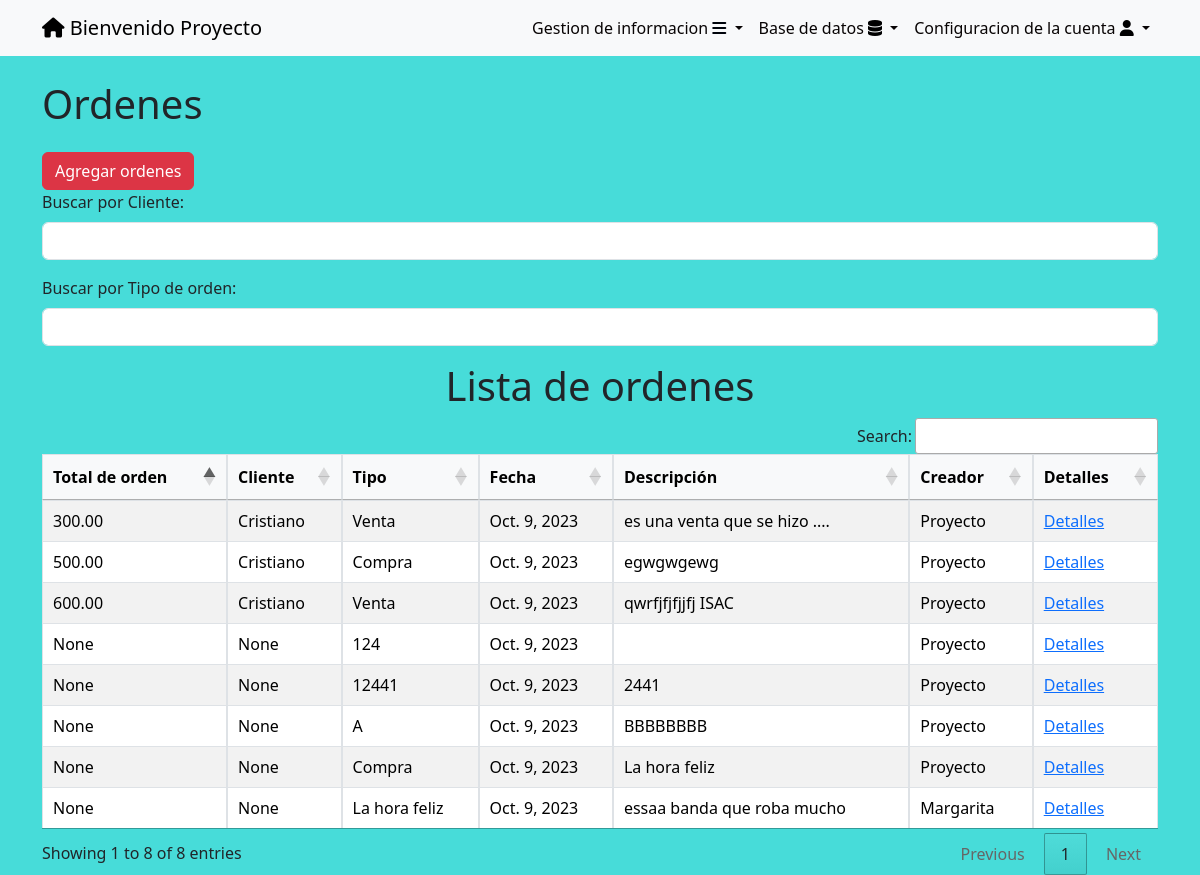
The page /ordenes/ (signed in) on the database its author committed.
### tasks/models.py (models this page shows, shortened)
class Orden(models.Model):
    COMPRA = 'Compra'
    VENTA = 'Venta'
    ESTADO_CHOICES = [
        (COMPRA, 'Compra'),
        (VENTA, 'Venta'),
    ]
    tipoOrden = models.CharField(blank=True, max_length=100,null=True,choices=ESTADO_CHOICES,)
    fechaorden = models.DateField(auto_now_add=True,null=True,blank=True)
    idCliente = models.ForeignKey(Cliente,null=True,blank=True,on_delete=models.CASCADE)
    idProveedor = models.ForeignKey(Proveedor,null=True,blank=True,on_delete=models.CASCADE)
    idProducto = models.ForeignKey(Producto,null=True,blank=True,on_delete=models.CASCADE)
    idServicio = models.ForeignKey(Servicio,null=True,blank=True,on_delete=models.CASCADE)
    cantidadProductos = models.IntegerField(null=True,blank=True)
    precioUnitarioProducto = models.DecimalField(max_digits=10,decimal_places=2,null=True,blank=True)
    subtotalProductos = models.DecimalField(max_digits=10,decimal_places=2,null=True,blank=True)
    cantidadServicios = models.IntegerField(null=True,blank=True)
    precioUnitarioServicios = models.DecimalField(max_digits=10,decimal_places=2,null=True,blank=True)
    subtotalServicio = models.DecimalField(max_digits=10,decimal_places=2,null=True,blank=True)
    totalOrden =  models.DecimalField(max_digits=10,decimal_places=2,null=True,blank=True)
    descripcion = models.TextField(max_length=100,blank=True,null=True)
    user = models.ForeignKey(User, on_delete=models.CASCADE,blank=True, null=True)
    idEmpleado = models.ForeignKey(Usuario,null=True,blank=True,on_delete=models.CASCADE)

class Cliente(models.Model):
    nombre = models.CharField(max_length=50)
    MAYORISTA = 'Mayorista'
    COMUN = 'Comun'
    ESTADO_CHOICES = [
        (MAYORISTA, 'Mayorista'),
        (COMUN, 'Comun'),
    ]
    tipocliente = models.CharField(max_length=100, blank=True, null=True, choices=ESTADO_CHOICES)
    direccion = models.CharField(max_length=100,blank=True,null=True)
    fecharegistro = models.DateTimeField(auto_now_add=True, blank=True, null=True)
    fechanacimiento = models.DateField( blank=True, null=True)
    correo = models.EmailField( blank=True, null=True)
    celular = models.CharField(max_length=100, blank=True, null=True)
    referencias = models.CharField(max_length=50, blank=True, null=True)
    user = models.ForeignKey(User, on_delete=models.CASCADE,blank=True, null=True)
    def __str__(self):
        return self.nombre

### tasks/views.py (the view)
# urls.py: path('ordenes/',views.ordenes,name='ordenes'),
@login_required
def ordenes(request):
    if request.user.is_superuser:
        ordenes = Orden.objects.all().order_by('tipoOrden')
    else:
        ordenes = Orden.objects.filter(user=request.user).order_by('tipoOrden')
    return render(request,'ordenes.html',{
        'ordenes':ordenes,
    })

### tasks/templates/ordenes.html (shortened to what this page needs)
{% extends 'base.html' %}
{% block content %}
<body>
    <div class="container mt-4">
        <a href="/ordenes/" class="text-dark text-decoration-none"><h1>Ordenes</h1></a>
        <a href="/ordenes/create/" class="btn btn-danger mt-3">Agregar ordenes</a>
        <div class="mb-3">
            <label for="filtroCliente" class="form-label">Buscar por Cliente:</label>
            <input type="text" class="form-control" id="filtroCliente">
        </div>
        <div class="mb-3">
            <label for="filtroTipo" class="form-label">Buscar por Tipo de orden:</label>
            <input type="text" class="form-control" id="filtroTipo">
        </div>
        <div class="table-responsive rounded">
            <center><h1>Lista de ordenes</h1></center>
            <table id="tablaOrdenes" class="table table-bordered table-striped ">
                <thead class="thead-dark">
                    <tr>
                        <th>Total de orden</th>
                        <th>Cliente</th>
                        <th>Tipo</th>
                        <th>Fecha</th>
                        <th>Descripción</th>
                        <th>Creador</th>
                        <th>Detalles </th>
                    </tr>
                </thead>
                <tbody>
                    {% for orden in ordenes %}
                    <tr>
                        <td>{{ orden.totalOrden}}</td>
                        <td>{{ orden.idCliente}}</td>
                        <td>{{ orden.tipoOrden }}</td>
                        <td>{{ orden.fechaorden}}</td>
                        <td>{{ orden.descripcion }}</td>
                        <td>{{ orden.user.username }}</td>
                        <td><a href="{% url 'orden_detail' orden.id %}">Detalles</a></td>
                    </tr>
                    {% endfor %}
                </tbody>
            </table>
        </div>
    </div>
</body>
<link rel="stylesheet" type="text/css" href="https://cdn.datatables.net/1.11.5/css/jquery.dataTables.css">
<link rel="stylesheet" type="text/css" href="https://cdn.datatables.net/buttons/2.1.0/css/buttons.dataTables.min.css">
{% endblock %}

### tasks/templates/base.html (shortened to what this page needs)
<!DOCTYPE html>
<html lang="en">
<head>
    <link rel="stylesheet" href="https://cdn.jsdelivr.net/npm/bootstrap@5.3.2/dist/css/bootstrap.min.css">
    <link rel="stylesheet" href="https://cdnjs.cloudflare.com/ajax/libs/font-awesome/6.4.2/css/all.min.css">
    <link rel="stylesheet" href="https://cdn.jsdelivr.net/npm/bootstrap@5.3.2/dist/css/bootstrap.min.css">
</head>
<body>
    <nav class="navbar navbar-expand-lg bg-body-tertiary">
        <div class="container">
            {% if user.is_authenticated %}
            <a class="navbar-brand" href="/" id="uno"> <i class="fa-solid fa-house" style="color: #000000;"></i>
                Bienvenido {{user.username}}</a>
            {% endif %}
            {% if user.is_authenticated %}
            <div class="collapse navbar-collapse" id="navbarSupportedContent">
                <ul class="navbar-nav ms-auto">
                    <li class="nav-item dropdown">
                        <a class="nav-link dropdown-toggle" href="#" role="button" data-bs-toggle="dropdown"
                            aria-expanded="false">
                            Gestion de informacion <i class="fa-solid fa-bars" style="color: #00040b;"></i>
                        </a>
                    </li>
                    {% if user.is_superuser %}
                    <li class="nav-item dropdown">
                        <a class="nav-link dropdown-toggle" href="#" role="button" data-bs-toggle="dropdown"
                            aria-expanded="false">
                            Base de datos <i class="fa-solid fa-database" style="color: #000000;"></i>
                        </a>
                        {% endif %}
                    <li class="nav-item dropdown">
                        <a class="nav-link dropdown-toggle" href="#" role="button" data-bs-toggle="dropdown"
                            aria-expanded="false">
                            Configuracion de la cuenta <i class="fa-solid fa-user" style="color: #000000;"></i>
                        </a>
            {% endif %}
        </div>
    </nav>
</body>
</html>
{% block content %}
{% endblock %}

### tasks/templates/base.html (style rules this page uses)
.nav-link { display: block; text-decoration: none; color: #080404; padding: 5px; }

### tasks/templates/ordenes.html (style rules this page uses)
.table { width: 100%; margin-bottom: 1rem; color: #333; }
.table th, .table td { padding: 0.75rem; vertical-align: top; border-top: 1px solid #dee2e6; }
.table thead th { vertical-align: bottom; border-bottom: 2px solid #dee2e6; background-color: #f8f9fa; }
.table-striped tbody tr:nth-of-type(odd) { background-color: rgba(0, 0, 0, 0.05); }
.rounded { border-radius: 1em; overflow: hidden; }
body { background-color: rgb(71, 220, 217); background-size: cover; }

### rows shown on the page
Orden: totalOrden "None", idCliente "None", tipoOrden "124", fechaorden "Oct. 9, 2023", user.username "Proyecto"
Orden: totalOrden "None", idCliente "None", tipoOrden "12441", fechaorden "Oct. 9, 2023", descripcion "2441", user.username "Proyecto"
Orden: totalOrden "None", idCliente "None", tipoOrden "A", fechaorden "Oct. 9, 2023", descripcion "BBBBBBBB", user.username "Proyecto"
Orden: totalOrden "None", idCliente "None", tipoOrden "Compra", fechaorden "Oct. 9, 2023", descripcion "La hora feliz", user.username "Proyecto"
Orden: totalOrden "500.00", idCliente "Cristiano", tipoOrden "Compra", fechaorden "Oct. 9, 2023", descripcion "egwgwgewg", user.username "Proyecto"
Orden: totalOrden "None", idCliente "None", tipoOrden "La hora feliz", fechaorden "Oct. 9, 2023", descripcion "essaa banda que roba mucho", user.username "Margarita"
Orden: totalOrden "300.00", idCliente "Cristiano", tipoOrden "Venta", fechaorden "Oct. 9, 2023", descripcion "es una venta que se hizo ....", user.username "Proyecto"
Orden: totalOrden "600.00", idCliente "Cristiano", tipoOrden "Venta", fechaorden "Oct. 9, 2023", descripcion "qwrfjfjfjjfj ISAC", user.username "Proyecto"

### other values the page prints
{{ user.username }} "Proyecto"
